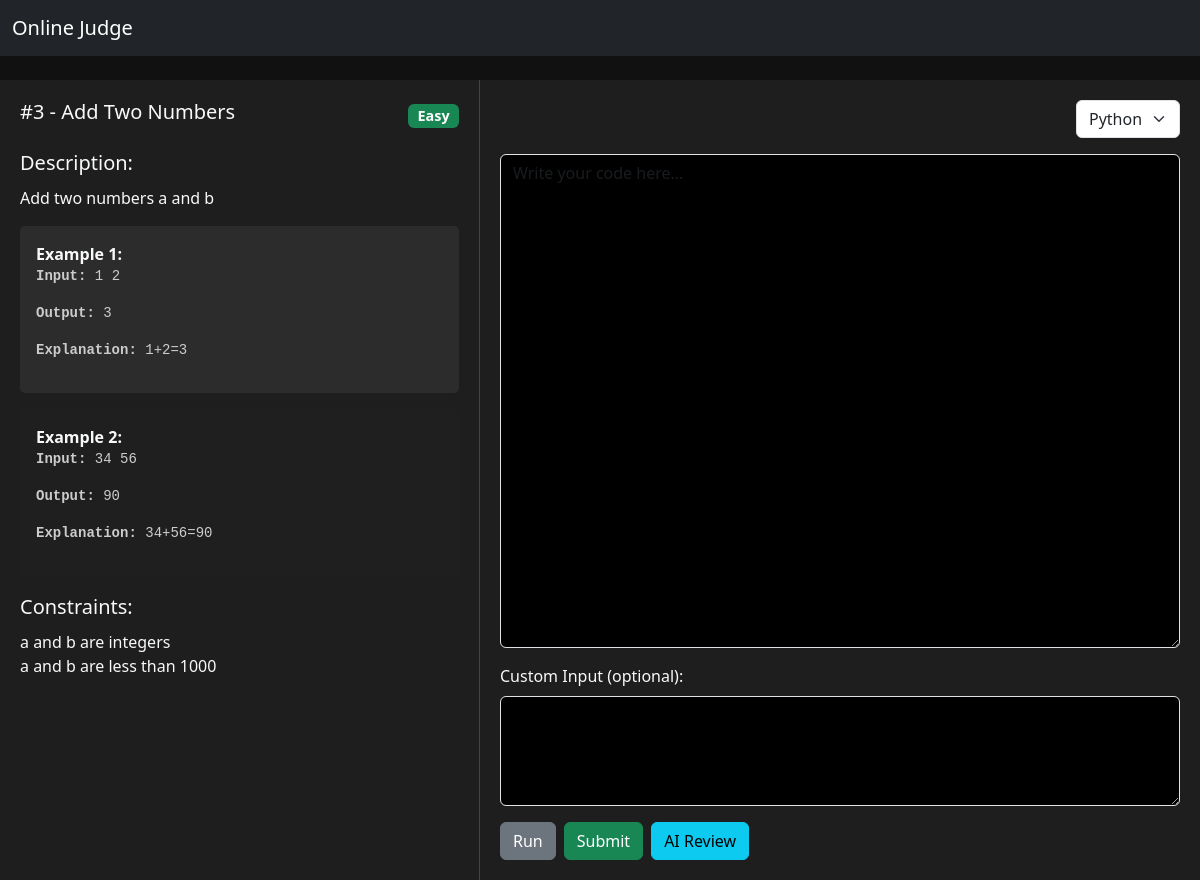
The page /problems/problems/3/ (signed in) on the database its author committed.
### problems/models.py (models this page shows, shortened)
class Problem(models.Model):
    DIFFICULTY = [
        ('Easy', 'Easy'),
        ('Medium', 'Medium'),
        ('Hard', 'Hard'),
    ]
    title = models.CharField(max_length=50)
    description = models.TextField()
    difficulty = models.CharField(max_length=10, choices=DIFFICULTY)
    input_testcase = models.TextField()
    output_testcase = models.TextField()
    testcase_explanation = models.TextField()
    isSolved = models.BooleanField(default=False)
    topic = models.CharField(max_length=50)
    constraints = models.TextField()

### problems/views.py (the view, shortened to what this page needs)
# urls.py: path('problems/<int:problem_id>/', problem_detail, name='problem_detail'),
@login_required(login_url='/login/')
def problem_detail(request, problem_id):
    req_problem = Problem.objects.get(id=problem_id)
    input_lines = req_problem.input_testcase.strip().split('\n')
    output_lines = req_problem.output_testcase.strip().split('\n')
    explanations = req_problem.testcase_explanation.strip().split('\n') if req_problem.testcase_explanation else []
    testcases = []
    for i in range(len(input_lines)):
        input_line = input_lines[i] if i < len(input_lines) else ''
        output_line = output_lines[i] if i < len(output_lines) else ''
        explanation_line = explanations[i] if i < len(explanations) else ''
        testcases.append((input_line, output_line, explanation_line))
    context = {
        "req_problem": req_problem,
        "testcases": testcases,
    }
    return render(request, "problem_detail.html", context)

### problems/templates/problem_detail.html (shortened to what this page needs)
<!DOCTYPE html>
<html lang="en">
<head>
    <link href="https://cdn.jsdelivr.net/npm/bootstrap@5.3.0/dist/css/bootstrap.min.css" rel="stylesheet">
</head>
<body>
    <nav class="navbar navbar-expand-lg navbar-dark bg-dark mb-4">
        <div class="container-fluid">
            <a class="navbar-brand text-center" href="{% url 'problem_list' %}">Online Judge</a>
        </div>
    </nav>
    <div class="container-flex">
        <div class="left-panel">
            <div class="d-flex justify-content-between align-items-center mb-3">
                <h5>#{{ req_problem.id }} - {{ req_problem.title }}</h5>
                <span class="badge
                {% if req_problem.difficulty == 'Easy' %}bg-success
                {% elif req_problem.difficulty == 'Medium' %}bg-warning
                {% elif req_problem.difficulty == 'Hard' %}bg-danger
                {% endif %}">
                    {{ req_problem.difficulty }}
                </span>
            </div>
            <div>
                <div class="section-title">Description:</div>
                <p>{{ req_problem.description }}</p>
            </div>
            {% for input, output, explanation in testcases|slice:":2" %}
            <div class="testcase-block">
                <strong>Example {{ forloop.counter }}:</strong>
                <pre><strong>Input:</strong> {{ input }}</pre>
                <pre><strong>Output:</strong> {{ output }}</pre>
                {% if explanation %}
                <pre><strong>Explanation:</strong> {{ explanation }}</pre>
                {% endif %}
            </div>
            {% endfor %}
            <div class="section-title">Constraints:</div>
            <p>{{ req_problem.constraints|linebreaksbr }}</p>
        </div>
        <div class="right-panel">
            <form method="POST" action="{% url 'handle_code' req_problem.id %}">
                <div class="d-flex justify-content-end mb-3">
                    <select name="language" class="form-select w-auto">
                        <option value="python" {% if language == "python" %}selected{% endif %}>Python</option>
                    </select>
                </div>
                <div class="mb-3">
                    <textarea name="code" class="form-control" rows="20" placeholder="Write your code here..."
                        style="background-color: black; color: white;">{{ code|default_if_none:"" }}</textarea>
                </div>
                <div class="mb-3">
                    <label for="custom_input" class="form-label">Custom Input (optional):</label>
                    <textarea name="custom_input" id="custom_input" class="form-control" rows="4"
                        style="background-color: black; color: white;">{{ custom_input|default_if_none:"" }}</textarea>
                </div>
                <div class="d-flex gap-2">
                    <button type="submit" name="action" value="run" class="btn btn-secondary">Run</button>
                    <button type="submit" name="action" value="submit" class="btn btn-success">Submit</button>
                    <button type="submit" name="action" value="ai_review" class="btn btn-info">AI Review</button>
                </div>
            </form>
        </div>
    </div>
</body>
</html>

### problems/templates/problem_detail.html (style rules this page uses)
body { background-color: #111; color: #f8f9fa; }
.container-flex { display: flex; }
.left-panel { width: 40%; background-color: #1e1e1e; padding: 20px; border-right: 1px solid #444; }
.right-panel { width: 60%; background-color: #1e1e1e; padding: 20px; }
.section-title { font-size: 1.25rem; margin-top: 1rem; margin-bottom: 0.5rem; }
.testcase-block:nth-child(odd) { background-color: #2c2c2c; }
.testcase-block:nth-child(even) { background-color: #1f1f1f; }
.testcase-block { padding: 1rem; border-radius: 5px; margin-bottom: 1rem; }
pre { background: none; color: #ccc; }
select, textarea { background-color: #2b2b2b; color: white; }
.badge { font-size: 0.9rem; }

### rows shown on the page
Problem: id "3", title "Add Two Numbers", difficulty "Easy", description "Add two numbers a and b", constraints "a and b are integers a and b are less than 1000"

### other values the page prints
{{ input }} "1 2" "34 56"
{{ output }} "3" "90"
{{ explanation }} "1+2=3" "34+56=90"
